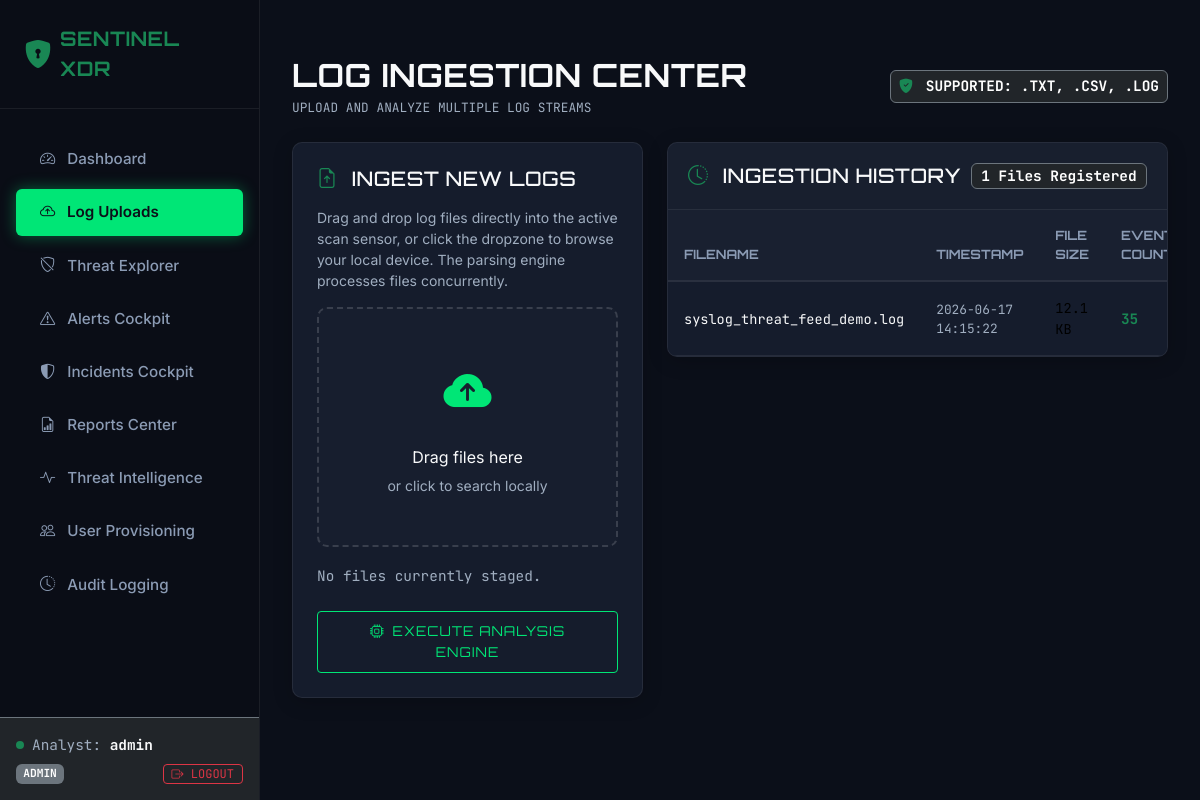
Page /uploads (signed in) on the earlier database version.
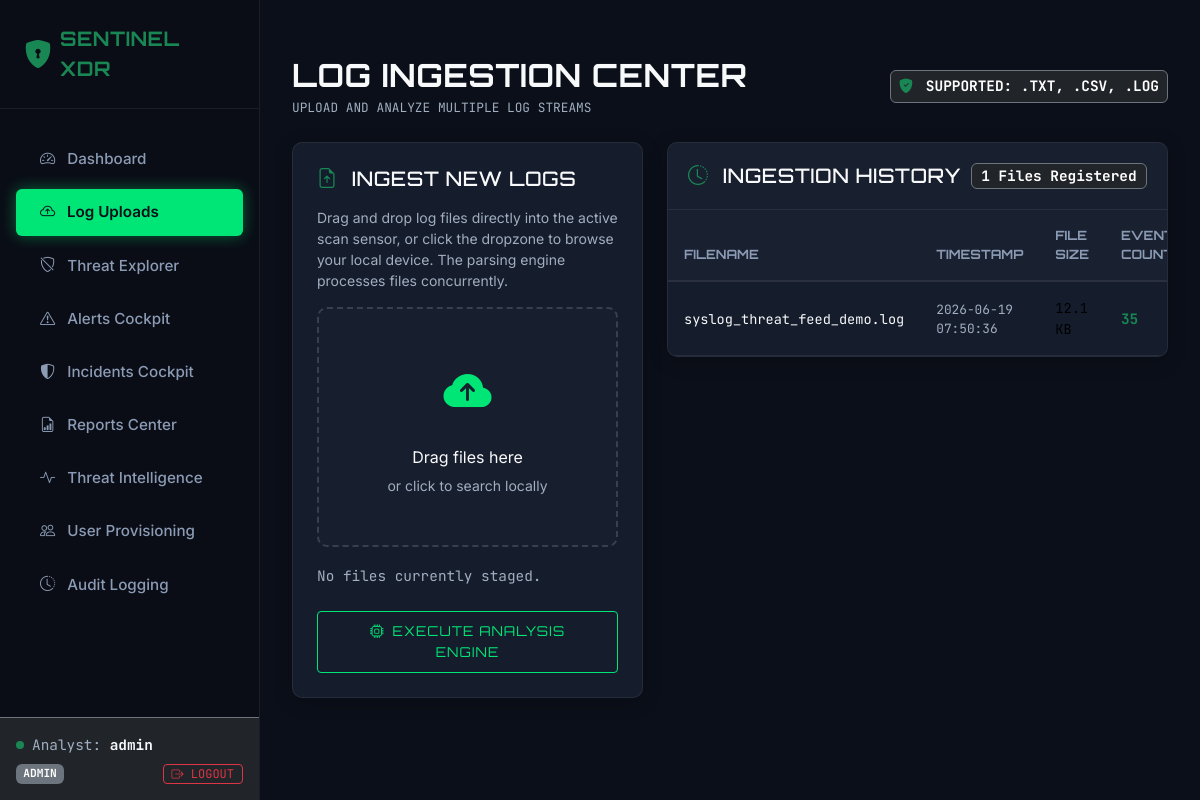
Same page on the later database version.
### app/models/uploaded_log.py (models this page shows, shortened)
class UploadedLog(db.Model):
    __tablename__ = 'uploaded_logs'
    id = db.Column(db.Integer, primary_key=True)
    filename = db.Column(db.String(256), nullable=False)
    upload_time = db.Column(db.DateTime, default=datetime.datetime.utcnow, nullable=False)
    file_size = db.Column(db.Integer, nullable=False)  # Size in bytes
    log_count = db.Column(db.Integer, default=0, nullable=False)  # Parsed lines
    user_id = db.Column(db.Integer, db.ForeignKey('users.id', ondelete='CASCADE'), nullable=False)
    events = db.relationship('SecurityEvent', backref='log_source', lazy=True, cascade="all, delete-orphan")

### app/blueprints/main.py (the view, shortened to what this page needs)
@main_bp.route('/uploads', methods=['GET', 'POST'])
@login_required
def uploads():
    history = UploadedLog.query.order_by(UploadedLog.upload_time.desc()).all()
    return render_template('uploads.html', uploads=history)

### app/templates/uploads.html (shortened to what the changed rows need)
{% extends 'base.html' %}
{% block content %}
<div class="container-fluid px-0">
    <div class="d-flex justify-content-between align-items-center mb-4">
        <div>
            <h2 class="text-light fw-bold mb-1">LOG INGESTION CENTER</h2>
        </div>
    </div>
    <div class="row g-4">
        <div class="col-12 col-lg-7">
            <div class="cyber-card">
                <div class="table-responsive">
                    <table class="table table-cyber mb-0 align-middle">
                        <thead>
                            <tr>
                                <th>Filename</th>
                                <th>Timestamp</th>
                                <th>File Size</th>
                                <th>Events Count</th>
                            </tr>
                        </thead>
                        <tbody>
                            {% if uploads %}
                                {% for item in uploads %}
                                <tr>
                                    <td class="text-light text-mono font-weight-bold" style="font-size: 0.85rem;">
                                        {{ item.filename }}
                                    </td>
                                    <td class="text-muted text-mono" style="font-size: 0.8rem;">
                                        {{ item.upload_time.strftime('%Y-%m-%d %H:%M:%S') }}
                                    </td>
                                    <td class="text-mono" style="font-size: 0.85rem;">
                                        {{ item.file_size | filesizeformat }}
                                    </td>
                                    <td class="text-mono text-success fw-bold">
                                        {{ item.log_count }}
                                    </td>
                                </tr>
                                {% endfor %}
                            {% endif %}
                        </tbody>
                    </table>
                </div>
            </div>
        </div>
    </div>
</div>
{% endblock %}

Differences in the rows shown:
changed UploadedLog "syslog_threat_feed_demo.log": upload_time "2026-06-17 14:15:22" → "2026-06-19 07:50:36"
